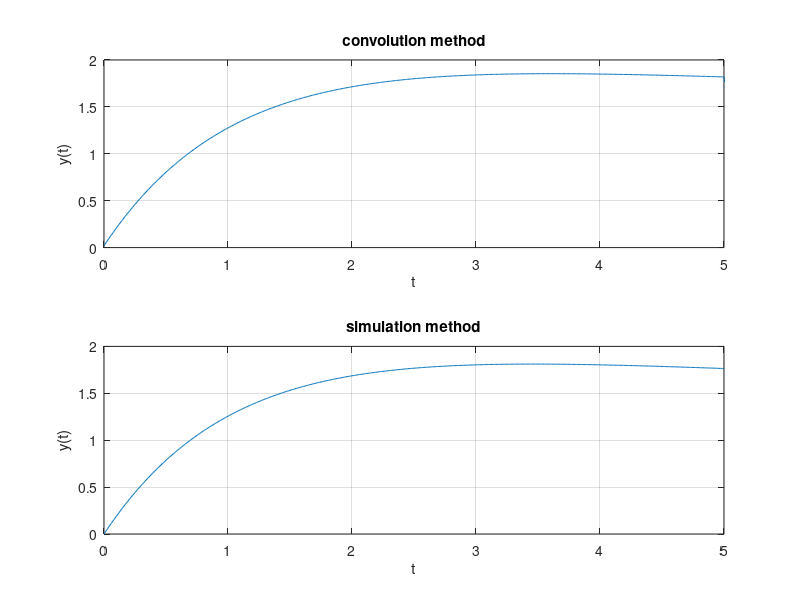

Write MATLAB code to recreate this figure.
clc;
clear;
% build system
a = [1, 2, 1];
b = [0, 2, 0];
sys = tf(b, a);
% compute zero-state response
dt = 0.01;
t = 0:dt:5;
t2 = 0:dt:10;
f = t + cos(0.2 .* t); % input signal
% method 1:
h = impulse(sys, t); % compute the impulse reponse
y1 = conv(f, h) * dt; % compute convolution
% method 2:
y2 = lsim(sys, f, t); % call library function
% plot method 1 result
subplot(2, 1, 1);
plot(t2, y1);
grid on;
axis([0, 5, 0, 2]);
title('convolution method');
xlabel('t');
ylabel('y(t)');
% plot method 2 result
subplot(2, 1, 2);
plot(t, y2);
grid on;
axis([0, 5, 0, 2]);
title('simulation method');
xlabel('t');
ylabel('y(t)');
